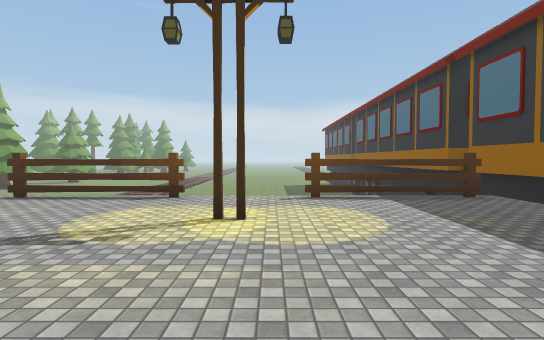
[1] (above)

23 first-person views from a walk through a Unity game level. The camera is 1.5 m above the floor, tilts 2° down and sees 80° across. The floor is counted in squares, 2 m on a side. Each view is taken from the middle of a square. On the plan, view 1 faces up. The plan holds only what a view shows up to about 11 squares ahead; the rest is blank. The place goes on beyond the plan. The player is left out. Some animated figures are not drawn. Some surface patterns are stand-ins.

[2]
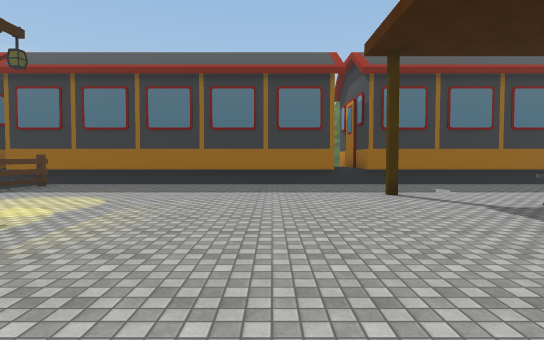

[3]
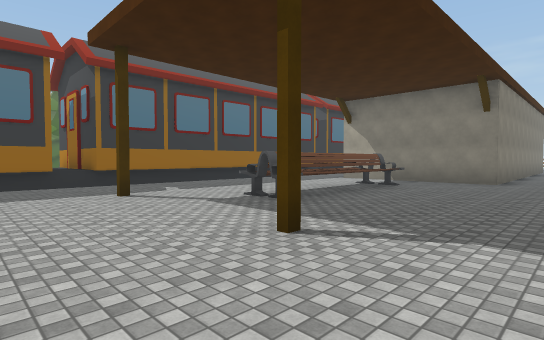

[4]
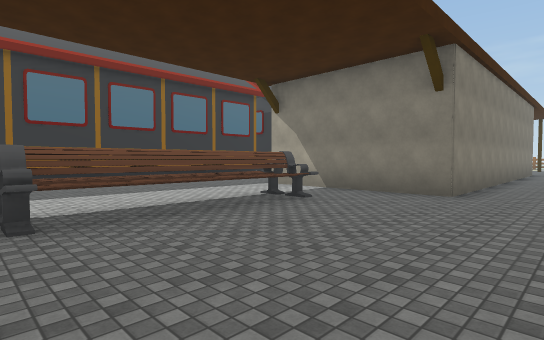

[5]
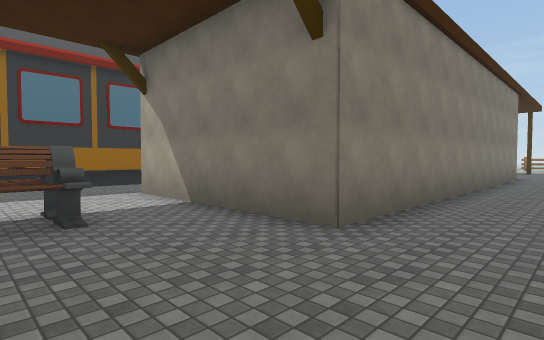

[6]
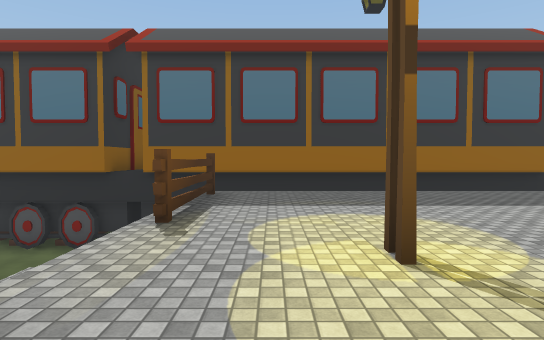

[7]
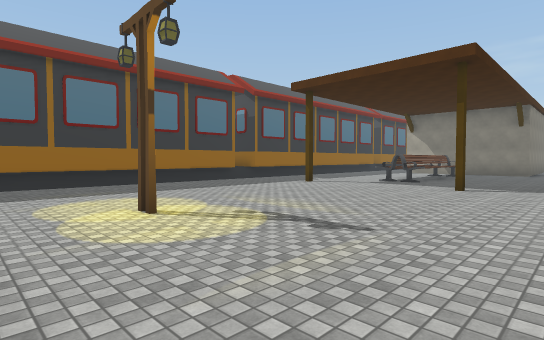

[8]
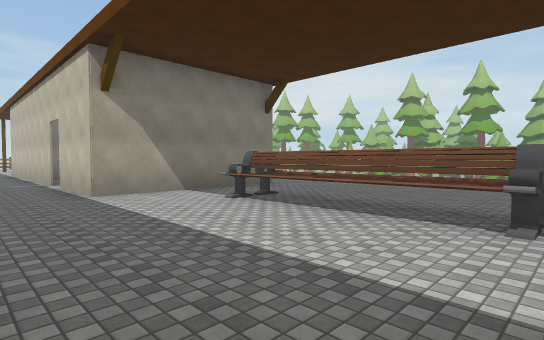

[9]
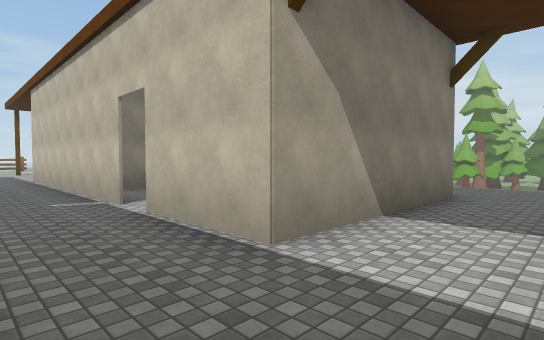

[10]
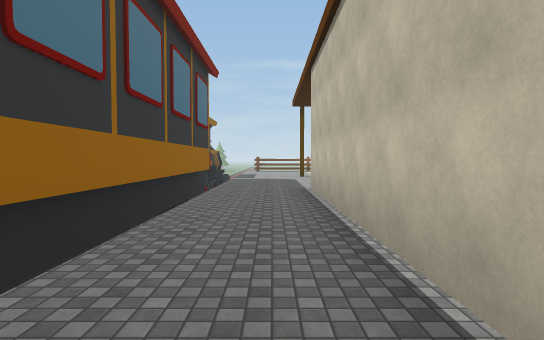

[11]
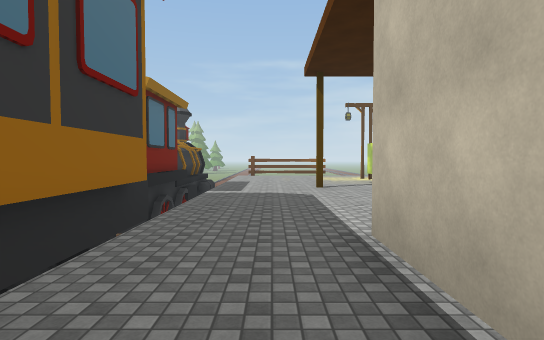

[12]
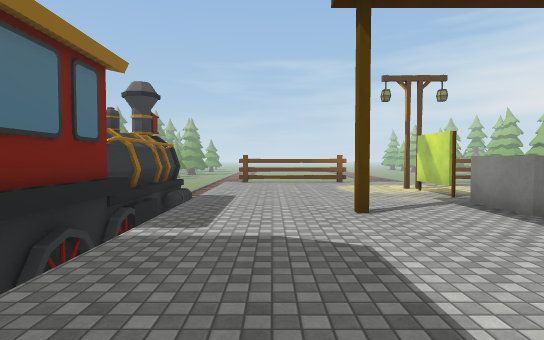

[13]
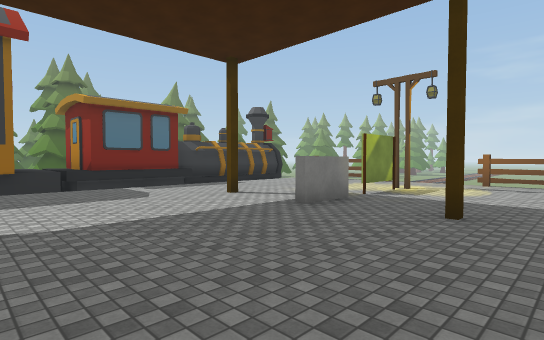

[14]
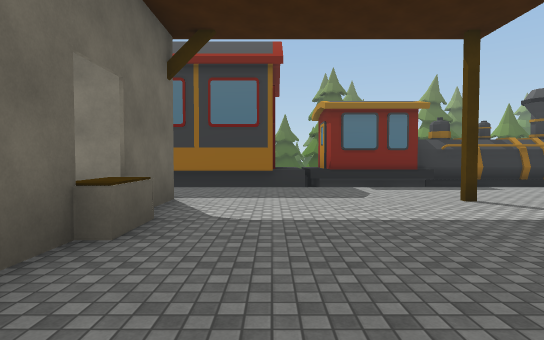

[15]
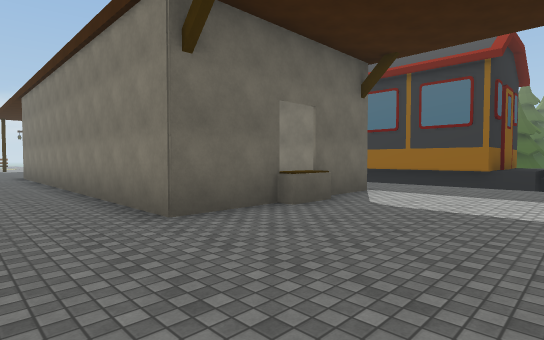

[16]
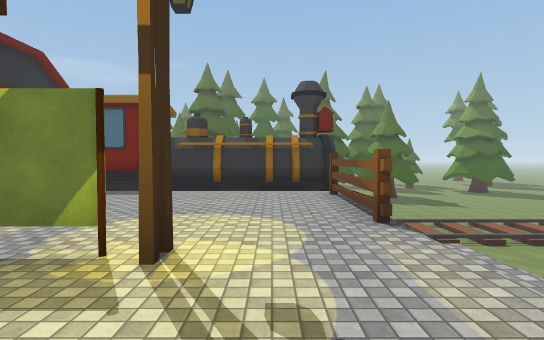

[17]
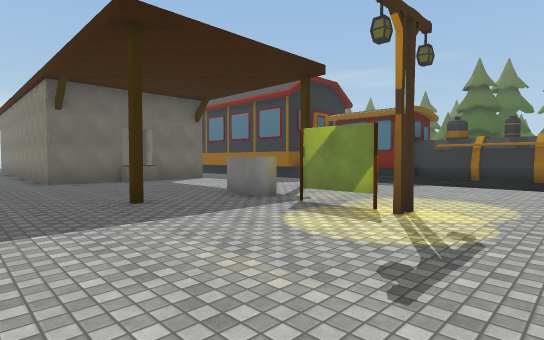

[18]
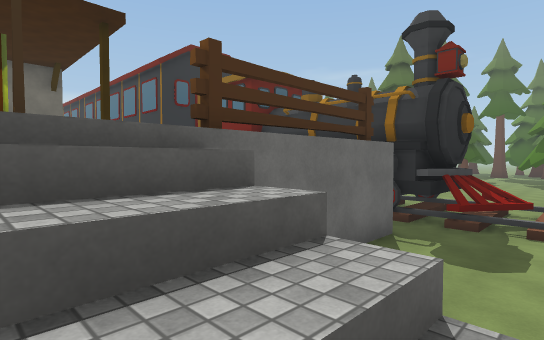

[19]
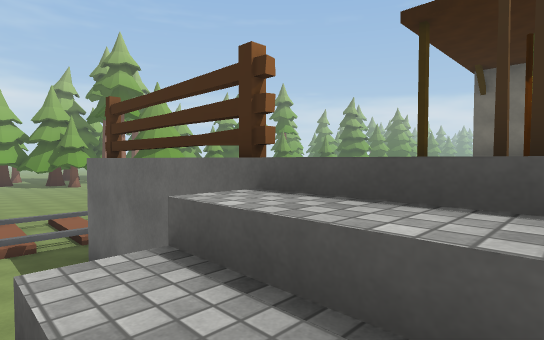

[20]
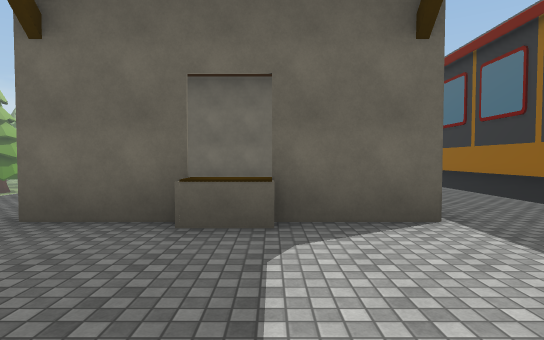

[21]
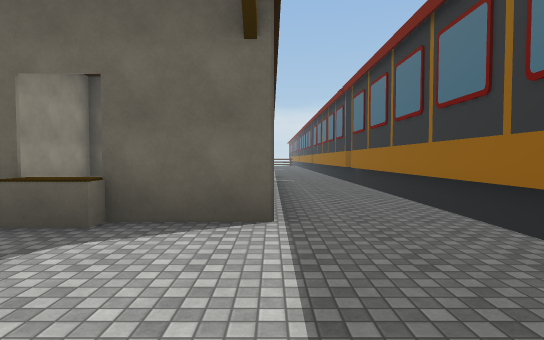

[22]
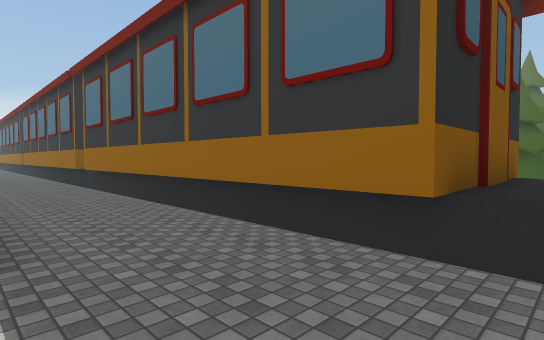

[23]
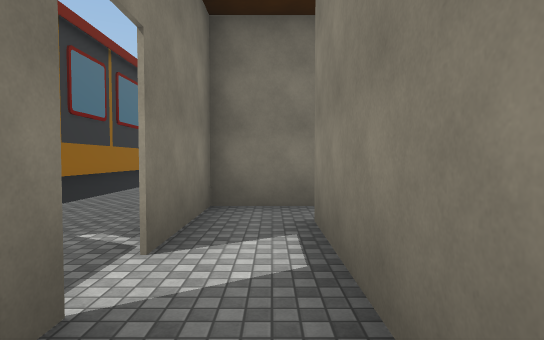

### Floor plan
Key: @ floor where view 1 was taken; # wall or solid block; x gap in a wall; . floor; / step, stairs or slope; ^ raised ledge; v drop or lower ground; S streetlight; O other object.
Columns run from 6 left of view 1 to 7 right of it. Each row starts with its distance up from view 1.
 12            #
 11           v#
 10          vv#
  9            ^^^
  8       /v   ^
  7  vvvv//vvvv#
  6  .O.....O..#
  5  ..........#
  4  ....SS....#
  3  ..........#
  2  ..........#
  1  ..........#
  0  .....@....#
 -1  ..........#
 -2  ..........^^
 -3  ..#....#..#^^
 -4  ..........#
 -5  ....^#....#
 -6  ....^#....#
 -7  ....^#....#
 -8  ....^#....#
 -9  ....^^....#
-10  ..........#
-11  ..######..#
-12  ..#   .#..#
-13  ..#  #.#..#
-14   .#  #....#
-15   .#  #.#..#
-16   .#  x.#..#
-17   .######..#
-18   .#    #..#
-19  ..#    #..#
-20  ..#    #..#
-21  ..#    #..#
-22  ..###^##..#
-23  ..........#
-24  ..........#^^
-25  ..........v^^
-26  .......... ##
-27   ......... #
-28  ..#.#..#.. #
-29  .......... #
-30  .....#.... #
-31  ....SS.... #
-32  ..........v#
-33 v.OOO..O...v##
-34 vv  v//v vvvv#
-35 vvv v//vvvvvvv
-36      //vvvvv
-37          vvvvv

Where each view was taken, in squares from view 1:
view 1: 0 up, 0 right, facing up
view 2: 0 up, 5 left, facing right
view 3: 0 up, 5 left, facing down-right
view 4: 4 down, 5 left, facing down-right
view 5: 8 down, 5 left, facing down-right
view 6: 5 up, 3 left, facing right
view 7: 6 up, 5 left, facing down-right
view 8: 4 down, 4 right, facing down-left
view 9: 9 down, 4 right, facing down-left
view 10: 14 down, 3 right, facing down
view 11: 19 down, 3 right, facing down
view 12: 23 down, 3 right, facing down
view 13: 23 down, 4 left, facing down-right
view 14: 24 down, 4 left, facing right
view 15: 26 down, 5 left, facing up-right
view 16: 32 down, 3 left, facing right
view 17: 33 down, 5 left, facing up-right
view 18: 36 down, 1 left, facing up-right
view 19: 35 down, 0 right, facing up-left
view 20: 26 down, 0 right, facing up
view 21: 26 down, 2 right, facing up
view 22: 25 down, 2 right, facing up-right
view 23: 12 down, 1 right, facing down
